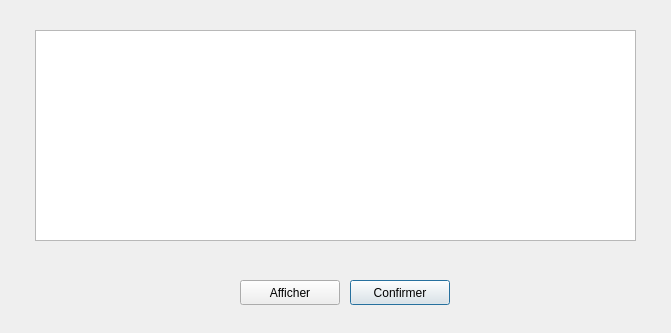
<?xml version="1.0" encoding="UTF-8"?>
<ui version="4.0">
 <class>ListeChambres</class>
 <widget class="QDialog" name="ListeChambres">
  <property name="geometry">
   <rect>
    <x>0</x>
    <y>0</y>
    <width>671</width>
    <height>333</height>
   </rect>
  </property>
  <property name="windowTitle">
   <string>Dialog</string>
  </property>
  <widget class="QTableView" name="tableViewCH">
   <property name="geometry">
    <rect>
     <x>35</x>
     <y>30</y>
     <width>601</width>
     <height>211</height>
    </rect>
   </property>
  </widget>
  <widget class="QPushButton" name="pushButton">
   <property name="geometry">
    <rect>
     <x>350</x>
     <y>280</y>
     <width>100</width>
     <height>25</height>
    </rect>
   </property>
   <property name="text">
    <string>Confirmer</string>
   </property>
  </widget>
  <widget class="QPushButton" name="afficherCH">
   <property name="geometry">
    <rect>
     <x>240</x>
     <y>280</y>
     <width>100</width>
     <height>25</height>
    </rect>
   </property>
   <property name="text">
    <string>Afficher</string>
   </property>
  </widget>
 </widget>
 <resources/>
 <connections/>
</ui>
